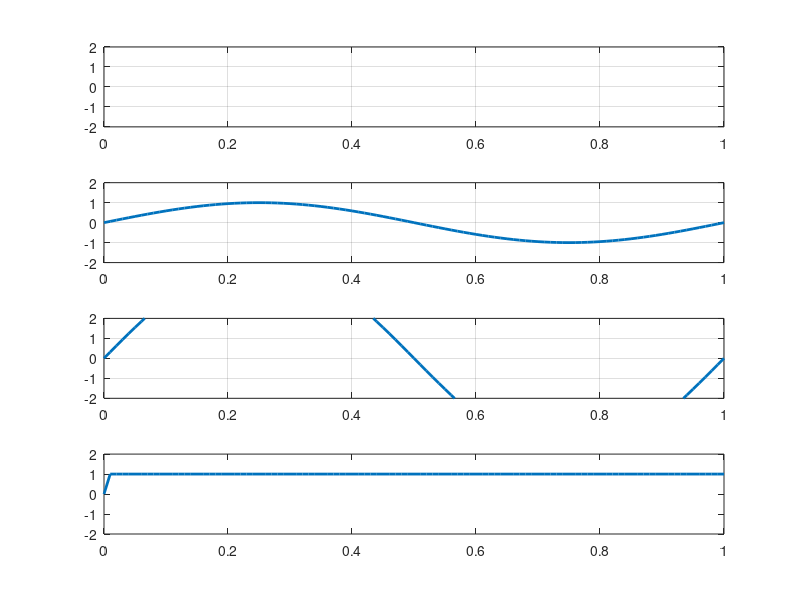

The MATLAB source for this figure:
clc;
clear all;
close all;

b = input('Enter the Bit stream \n '); %b = [0 1 0 1 1 1 0];
n = length(b);
t = 0:.01:n;
x = 1:1:(n+1)*100;

for i = 1:n
    for j = i:.1:i+1
        bw(x(i*100:(i+1)*100)) = b(i);
    end
end

bw = bw(100:end);
subplot(4,1,1)
plot(t,bw,'Linewidth',2)
grid on ; 
axis([0 n -2 +2]);

sint = sin(2*pi*t);
st = bw.*sint;
subplot(4,1,2)
plot(t,sint,'Linewidth',2)
grid on ; 
axis([0 n -2 +2]);


subplot(4,1,3)
plot(t,st,'Linewidth',2)
grid on ;
axis([0 n -2 +2]);

for i=1:length(st)
    if st(i)==0
        y(i)=0;
    else
        y(i)=1;
    end
end

subplot(4,1,4);
plot(t,y,'Linewidth',2);
axis([0 n -2 2]);